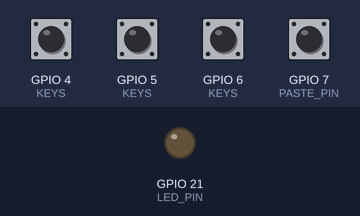
The sketch below on a simulated ESP32-S3. Parts: output pins drawn as LEDs (lit = HIGH). The inputs (shaded band) are chosen by the test bench; at power-on: GPIO 4 (KEYS), GPIO 5 (KEYS), GPIO 6 (KEYS), GPIO 7 (PASTE_PIN) HIGH. USB keyboard and mouse output is not drawn.

Above: at 2.4 s.
2.5 s: GPIO 4 (KEYS) pulled LOW for 0.15 s
Timing chart, 0 to 5.5 s (numbered marks = the images above; inputs shaded):
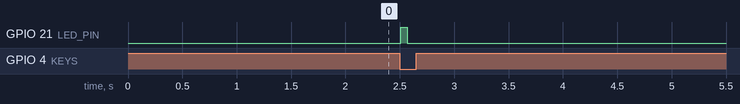

The sketch:

USB____.ino
```cpp
/*
 * 一键地址键盘 (ESP32-S3 / USB HID)
 * -----------------------------------------------------------------------------
 * 原理：ESP32-S3 插到手机上会被识别成普通 USB 键盘。
 *       按下一个物理键 → 键盘"打"出一小串 ASCII 触发词（如 dzx）
 *       → 手机输入法把这个触发词自动展开成完整的中文收货地址字段。
 *
 * 这样绕开了"键盘打不出中文"的死结：中文由输入法负责，硬件只发字母。
 *
 * 默认按键分配（对应收货地址表单的三个字段，可按需改 KEYS 表）：
 *   GPIO4  → dzx  (收件人姓名)
 *   GPIO5  → dzt  (手机号)
 *   GPIO6  → dzd  (详细地址：省市区+路名+门牌，一次填完)
 *   GPIO7  → 剪贴板粘贴 (Ctrl+V)，长按触发，用于临时粘一段文字
 *
 * 接线：按键一端接对应 GPIO，另一端接 GND（使用芯片内部上拉，不要接 3.3V）
 * 开发板：ESP32-S3-DevKitC-1 或任何带原生 USB 的 S3 板
 * 库：Arduino-ESP32 核心自带（USB.h / USBHIDKeyboard.h）
 */

#include "USB.h"
#include "USBHIDKeyboard.h"

USBHIDKeyboard Keyboard;

struct KeyDef {
  int         pin;
  const char* trigger;
  const char* label;
};

KeyDef KEYS[] = {
  { 4, "dzx", "姓名" },
  { 5, "dzt", "电话" },
  { 6, "dzd", "详细地址" },
};
const int KEY_COUNT = sizeof(KEYS) / sizeof(KEYS[0]);

const int PASTE_PIN        = 7;
const int LED_PIN          = 21;
const int DEBOUNCE_MS      = 30;
const int PASTE_HOLD_MS    = 1200;

bool     lastState[8];
uint32_t lastChange[8];
uint32_t pressStart = 0;
bool     pasteArmed = false;

void setup() {
  for (int i = 0; i < KEY_COUNT; i++) {
    pinMode(KEYS[i].pin, INPUT_PULLUP);
    lastState[i]  = HIGH;
    lastChange[i] = 0;
  }
  pinMode(PASTE_PIN, INPUT_PULLUP);

  if (LED_PIN >= 0) {
    pinMode(LED_PIN, OUTPUT);
    digitalWrite(LED_PIN, LOW);
  }

  USB.begin();
  Keyboard.begin();

  delay(1200);
}

void blink(int times) {
  if (LED_PIN < 0) return;
  for (int i = 0; i < times; i++) {
    digitalWrite(LED_PIN, HIGH);
    delay(60);
    digitalWrite(LED_PIN, LOW);
    delay(60);
  }
}

void sendTrigger(const char* text) {
  Keyboard.print(text);
  blink(1);
}

void sendPaste() {
  Keyboard.press(KEY_LEFT_CTRL);
  delay(80);
  Keyboard.press('v');
  delay(120);
  Keyboard.release('v');
  Keyboard.releaseAll();
  blink(3);
}

void loop() {
  for (int i = 0; i < KEY_COUNT; i++) {
    bool now = digitalRead(KEYS[i].pin);
    if (now != lastState[i]) {
      if (millis() - lastChange[i] > DEBOUNCE_MS) {
        lastChange[i] = millis();
        lastState[i]  = now;
        if (now == LOW) {
          sendTrigger(KEYS[i].trigger);
        }
      }
    }
  }

  bool pv = digitalRead(PASTE_PIN);
  if (pv == LOW) {
    if (!pasteArmed) {
      pasteArmed  = true;
      pressStart  = millis();
    } else if (millis() - pressStart > PASTE_HOLD_MS) {
      sendPaste();
      pasteArmed = false;
    }
  } else {
    pasteArmed = false;
  }

  delay(5);
}
```

Measured:
- after the input at 2.5 s, GPIO 21 (LED_PIN): LOW → HIGH at once, → LOW 0.06 s later
